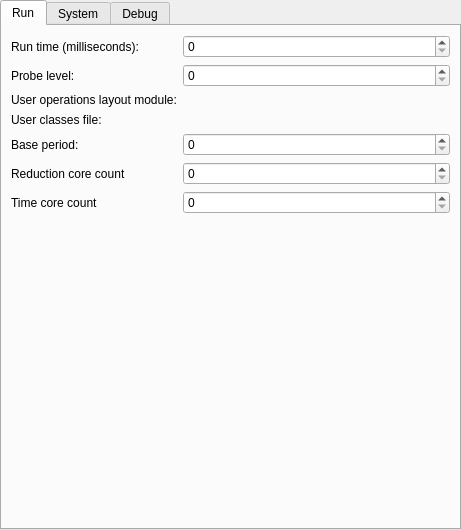
<?xml version="1.0" encoding="UTF-8"?>
<ui version="4.0">
 <class>tabWidget</class>
 <widget class="QTabWidget" name="tabWidget">
  <property name="geometry">
   <rect>
    <x>0</x>
    <y>0</y>
    <width>461</width>
    <height>530</height>
   </rect>
  </property>
  <property name="currentIndex">
   <number>0</number>
  </property>
  <widget class="QWidget" name="run">
   <attribute name="title">
    <string>Run</string>
   </attribute>
   <layout class="QFormLayout" name="formLayout">
    <item row="0" column="0">
     <widget class="QLabel" name="label_34">
      <property name="text">
       <string>Run time (milliseconds):</string>
      </property>
      <property name="buddy">
       <cstring>runTime</cstring>
      </property>
     </widget>
    </item>
    <item row="0" column="1">
     <widget class="QSpinBox" name="runTime">
      <property name="maximum">
       <number>2147483647</number>
      </property>
     </widget>
    </item>
    <item row="1" column="0">
     <widget class="QLabel" name="label_35">
      <property name="text">
       <string>Probe level:</string>
      </property>
      <property name="buddy">
       <cstring>probeLevel</cstring>
      </property>
     </widget>
    </item>
    <item row="1" column="1">
     <widget class="QSpinBox" name="probeLevel">
      <property name="maximum">
       <number>2147483647</number>
      </property>
     </widget>
    </item>
    <item row="2" column="0">
     <widget class="QLabel" name="userOpsLabel">
      <property name="text">
       <string>User operations layout module:</string>
      </property>
      <property name="buddy">
       <cstring>userModulePath</cstring>
      </property>
     </widget>
    </item>
    <item row="2" column="1">
     <widget class="KUrlRequester" name="userModulePath"/>
    </item>
    <item row="3" column="0">
     <widget class="QLabel" name="userClassLabel">
      <property name="text">
       <string>User classes file:</string>
      </property>
      <property name="buddy">
       <cstring>userClassPath</cstring>
      </property>
     </widget>
    </item>
    <item row="3" column="1">
     <widget class="KUrlRequester" name="userClassPath"/>
    </item>
    <item row="4" column="0">
     <widget class="QLabel" name="label_3">
      <property name="text">
       <string>Base period:</string>
      </property>
      <property name="buddy">
       <cstring>basePeriod</cstring>
      </property>
     </widget>
    </item>
    <item row="4" column="1">
     <widget class="QSpinBox" name="basePeriod">
      <property name="maximum">
       <number>2147483647</number>
      </property>
     </widget>
    </item>
    <item row="5" column="0">
     <widget class="QLabel" name="label_4">
      <property name="text">
       <string>Reduction core count</string>
      </property>
      <property name="buddy">
       <cstring>reductionCoreCount</cstring>
      </property>
     </widget>
    </item>
    <item row="5" column="1">
     <widget class="QSpinBox" name="reductionCoreCount">
      <property name="maximum">
       <number>2147483647</number>
      </property>
     </widget>
    </item>
    <item row="6" column="0">
     <widget class="QLabel" name="label_5">
      <property name="text">
       <string>Time core count</string>
      </property>
      <property name="buddy">
       <cstring>timeCoreCount</cstring>
      </property>
     </widget>
    </item>
    <item row="6" column="1">
     <widget class="QSpinBox" name="timeCoreCount">
      <property name="maximum">
       <number>2147483647</number>
      </property>
     </widget>
    </item>
   </layout>
  </widget>
  <widget class="QWidget" name="system">
   <attribute name="title">
    <string>System</string>
   </attribute>
   <layout class="QFormLayout" name="formLayout_2">
    <item row="0" column="0">
     <widget class="QLabel" name="label_6">
      <property name="text">
       <string>Model inertia success rate threshold:</string>
      </property>
      <property name="buddy">
       <cstring>modelInertiaSuccessRate</cstring>
      </property>
     </widget>
    </item>
    <item row="0" column="1">
     <widget class="QDoubleSpinBox" name="modelInertiaSuccessRate">
      <property name="decimals">
       <number>7</number>
      </property>
     </widget>
    </item>
    <item row="1" column="0">
     <widget class="QLabel" name="label_7">
      <property name="text">
       <string>Model inertia count threshold:</string>
      </property>
      <property name="buddy">
       <cstring>modelInertiacount</cstring>
      </property>
     </widget>
    </item>
    <item row="1" column="1">
     <widget class="QSpinBox" name="modelInertiacount">
      <property name="maximum">
       <number>2147483647</number>
      </property>
     </widget>
    </item>
    <item row="2" column="0">
     <widget class="QLabel" name="label_8">
      <property name="text">
       <string>Targeted pattern extractor delta success rate threshold:</string>
      </property>
      <property name="buddy">
       <cstring>tpxDeltaSuccessRate</cstring>
      </property>
     </widget>
    </item>
    <item row="2" column="1">
     <widget class="QDoubleSpinBox" name="tpxDeltaSuccessRate">
      <property name="decimals">
       <number>7</number>
      </property>
     </widget>
    </item>
    <item row="3" column="0">
     <widget class="QLabel" name="label_9">
      <property name="text">
       <string>Minimum simulation time horizon:</string>
      </property>
      <property name="buddy">
       <cstring>minSimTimeHoriz</cstring>
      </property>
     </widget>
    </item>
    <item row="3" column="1">
     <widget class="QSpinBox" name="minSimTimeHoriz">
      <property name="maximum">
       <number>2147483647</number>
      </property>
     </widget>
    </item>
    <item row="4" column="0">
     <widget class="QLabel" name="label_10">
      <property name="text">
       <string>Maximum simulation time horizon:</string>
      </property>
      <property name="buddy">
       <cstring>maxSimTimeHoriz</cstring>
      </property>
     </widget>
    </item>
    <item row="4" column="1">
     <widget class="QSpinBox" name="maxSimTimeHoriz">
      <property name="maximum">
       <number>2147483647</number>
      </property>
     </widget>
    </item>
    <item row="5" column="0">
     <widget class="QLabel" name="label_11">
      <property name="text">
       <string>Simulation time horizon:</string>
      </property>
      <property name="buddy">
       <cstring>simTimeHoriz</cstring>
      </property>
     </widget>
    </item>
    <item row="5" column="1">
     <widget class="QDoubleSpinBox" name="simTimeHoriz">
      <property name="suffix">
       <string/>
      </property>
      <property name="decimals">
       <number>7</number>
      </property>
     </widget>
    </item>
    <item row="6" column="0">
     <widget class="QLabel" name="label_12">
      <property name="text">
       <string>Targeted pattern extractor time horizon:</string>
      </property>
      <property name="buddy">
       <cstring>tpxTimeHoriz</cstring>
      </property>
     </widget>
    </item>
    <item row="6" column="1">
     <widget class="QSpinBox" name="tpxTimeHoriz">
      <property name="maximum">
       <number>2147483647</number>
      </property>
     </widget>
    </item>
    <item row="7" column="0">
     <widget class="QLabel" name="label_13">
      <property name="text">
       <string>Perf sampling period:</string>
      </property>
      <property name="buddy">
       <cstring>perfSamplePeriod</cstring>
      </property>
     </widget>
    </item>
    <item row="7" column="1">
     <widget class="QSpinBox" name="perfSamplePeriod">
      <property name="maximum">
       <number>2147483647</number>
      </property>
     </widget>
    </item>
    <item row="8" column="0">
     <widget class="QLabel" name="label_14">
      <property name="text">
       <string>Float tolerance:</string>
      </property>
      <property name="buddy">
       <cstring>floatTolerance</cstring>
      </property>
     </widget>
    </item>
    <item row="8" column="1">
     <widget class="QDoubleSpinBox" name="floatTolerance">
      <property name="decimals">
       <number>7</number>
      </property>
     </widget>
    </item>
    <item row="9" column="0">
     <widget class="QLabel" name="label_15">
      <property name="text">
       <string>Timer tolerance:</string>
      </property>
      <property name="buddy">
       <cstring>timerTolerance</cstring>
      </property>
     </widget>
    </item>
    <item row="9" column="1">
     <widget class="QSpinBox" name="timerTolerance">
      <property name="minimum">
       <number>0</number>
      </property>
      <property name="maximum">
       <number>2147483647</number>
      </property>
     </widget>
    </item>
    <item row="10" column="0">
     <widget class="QLabel" name="label_16">
      <property name="text">
       <string>Primary time horizon:</string>
      </property>
      <property name="buddy">
       <cstring>primaryTimeHoriz</cstring>
      </property>
     </widget>
    </item>
    <item row="10" column="1">
     <widget class="QSpinBox" name="primaryTimeHoriz">
      <property name="maximum">
       <number>2147483647</number>
      </property>
     </widget>
    </item>
    <item row="11" column="0">
     <widget class="QLabel" name="label_17">
      <property name="text">
       <string>Secondary time horizon:</string>
      </property>
      <property name="buddy">
       <cstring>secondaryTimeHoriz</cstring>
      </property>
     </widget>
    </item>
    <item row="11" column="1">
     <widget class="QSpinBox" name="secondaryTimeHoriz">
      <property name="maximum">
       <number>2147483647</number>
      </property>
     </widget>
    </item>
    <item row="12" column="0">
     <widget class="QLabel" name="label_18">
      <property name="text">
       <string>Notification marker resilience:</string>
      </property>
      <property name="buddy">
       <cstring>notifMarkerRes</cstring>
      </property>
     </widget>
    </item>
    <item row="12" column="1">
     <widget class="QSpinBox" name="notifMarkerRes">
      <property name="maximum">
       <number>2147483647</number>
      </property>
     </widget>
    </item>
    <item row="13" column="0">
     <widget class="QLabel" name="label_19">
      <property name="text">
       <string>Goal prediction success resilience:</string>
      </property>
      <property name="buddy">
       <cstring>goalPredSuccessRes</cstring>
      </property>
     </widget>
    </item>
    <item row="13" column="1">
     <widget class="QSpinBox" name="goalPredSuccessRes">
      <property name="maximum">
       <number>2147483647</number>
      </property>
     </widget>
    </item>
   </layout>
  </widget>
  <widget class="QWidget" name="debugtab">
   <attribute name="title">
    <string>Debug</string>
   </attribute>
   <layout class="QFormLayout" name="formLayout_3">
    <property name="fieldGrowthPolicy">
     <enum>QFormLayout::ExpandingFieldsGrow</enum>
    </property>
    <item row="0" column="0">
     <widget class="QLabel" name="label_22">
      <property name="text">
       <string>Debug:</string>
      </property>
      <property name="buddy">
       <cstring>debug</cstring>
      </property>
     </widget>
    </item>
    <item row="0" column="1">
     <widget class="QCheckBox" name="debug">
      <property name="text">
       <string/>
      </property>
     </widget>
    </item>
    <item row="1" column="0">
     <widget class="QLabel" name="label_23">
      <property name="text">
       <string>Debug windows:</string>
      </property>
      <property name="buddy">
       <cstring>debugWindows</cstring>
      </property>
     </widget>
    </item>
    <item row="1" column="1">
     <widget class="QSpinBox" name="debugWindows"/>
    </item>
    <item row="2" column="0">
     <widget class="QLabel" name="label_24">
      <property name="text">
       <string>Traces:</string>
      </property>
     </widget>
    </item>
    <item row="2" column="1">
     <widget class="QCheckBox" name="traceCompInputs">
      <property name="text">
       <string>Composite inputs</string>
      </property>
     </widget>
    </item>
    <item row="3" column="1">
     <widget class="QCheckBox" name="traceCompOutputs">
      <property name="text">
       <string>Composite outputs</string>
      </property>
     </widget>
    </item>
    <item row="4" column="1">
     <widget class="QCheckBox" name="traceModelIn">
      <property name="text">
       <string>Model inputs</string>
      </property>
     </widget>
    </item>
    <item row="5" column="1">
     <widget class="QCheckBox" name="traceModelOut">
      <property name="text">
       <string>Model outputs</string>
      </property>
     </widget>
    </item>
    <item row="6" column="1">
     <widget class="QCheckBox" name="tracePredMon">
      <property name="text">
       <string>Prediction monitoring</string>
      </property>
     </widget>
    </item>
    <item row="7" column="1">
     <widget class="QCheckBox" name="traceGoalMon">
      <property name="text">
       <string>Goal monitoring</string>
      </property>
     </widget>
    </item>
    <item row="8" column="1">
     <widget class="QCheckBox" name="traceModelRev">
      <property name="text">
       <string>Model revision</string>
      </property>
     </widget>
    </item>
    <item row="9" column="1">
     <widget class="QCheckBox" name="traceModComInj">
      <property name="text">
       <string>Model/composite injections</string>
      </property>
     </widget>
    </item>
    <item row="10" column="0">
     <widget class="QLabel" name="label_21">
      <property name="text">
       <string>Decompile objects:</string>
      </property>
      <property name="buddy">
       <cstring>decompileObjects</cstring>
      </property>
     </widget>
    </item>
    <item row="10" column="1">
     <widget class="QCheckBox" name="decompileObjects">
      <property name="text">
       <string/>
      </property>
     </widget>
    </item>
    <item row="11" column="0">
     <widget class="QLabel" name="decompileFileLabel">
      <property name="text">
       <string>Decompile to file:</string>
      </property>
     </widget>
    </item>
    <item row="11" column="1">
     <widget class="KUrlRequester" name="decObjFile"/>
    </item>
    <item row="12" column="0">
     <widget class="QLabel" name="label_26">
      <property name="text">
       <string>Ignore named objects:</string>
      </property>
      <property name="buddy">
       <cstring>ignoreNamedObj</cstring>
      </property>
     </widget>
    </item>
    <item row="12" column="1">
     <widget class="QCheckBox" name="ignoreNamedObj">
      <property name="text">
       <string/>
      </property>
     </widget>
    </item>
    <item row="13" column="0">
     <widget class="QLabel" name="label_27">
      <property name="text">
       <string>Dump objects to file:</string>
      </property>
     </widget>
    </item>
    <item row="13" column="1">
     <widget class="KUrlRequester" name="dumpObjFile"/>
    </item>
    <item row="14" column="0">
     <widget class="QLabel" name="label_28">
      <property name="text">
       <string>Test objects:</string>
      </property>
      <property name="buddy">
       <cstring>testObj</cstring>
      </property>
     </widget>
    </item>
    <item row="14" column="1">
     <widget class="QCheckBox" name="testObj">
      <property name="text">
       <string/>
      </property>
     </widget>
    </item>
    <item row="15" column="0">
     <widget class="QLabel" name="label_30">
      <property name="text">
       <string>Decompile models:</string>
      </property>
      <property name="buddy">
       <cstring>decompileModels</cstring>
      </property>
     </widget>
    </item>
    <item row="15" column="1">
     <widget class="QCheckBox" name="decompileModels">
      <property name="text">
       <string/>
      </property>
     </widget>
    </item>
    <item row="16" column="0">
     <widget class="QLabel" name="label_31">
      <property name="text">
       <string>Ignore named models:</string>
      </property>
      <property name="buddy">
       <cstring>ignoreNamedModels</cstring>
      </property>
     </widget>
    </item>
    <item row="16" column="1">
     <widget class="QCheckBox" name="ignoreNamedModels">
      <property name="text">
       <string/>
      </property>
     </widget>
    </item>
    <item row="17" column="0">
     <widget class="QLabel" name="dumpFileLabel">
      <property name="text">
       <string>Dump models to file:</string>
      </property>
     </widget>
    </item>
    <item row="17" column="1">
     <widget class="KUrlRequester" name="dumpModelsFile"/>
    </item>
    <item row="18" column="0">
     <widget class="QLabel" name="label_33">
      <property name="text">
       <string>Test models:</string>
      </property>
      <property name="buddy">
       <cstring>testModels</cstring>
      </property>
     </widget>
    </item>
    <item row="18" column="1">
     <widget class="QCheckBox" name="testModels">
      <property name="text">
       <string/>
      </property>
     </widget>
    </item>
   </layout>
  </widget>
 </widget>
 <customwidgets>
  <customwidget>
   <class>KUrlRequester</class>
   <extends>QFrame</extends>
   <header>kurlrequester.h</header>
   <container>1</container>
  </customwidget>
 </customwidgets>
 <resources/>
 <connections/>
</ui>
